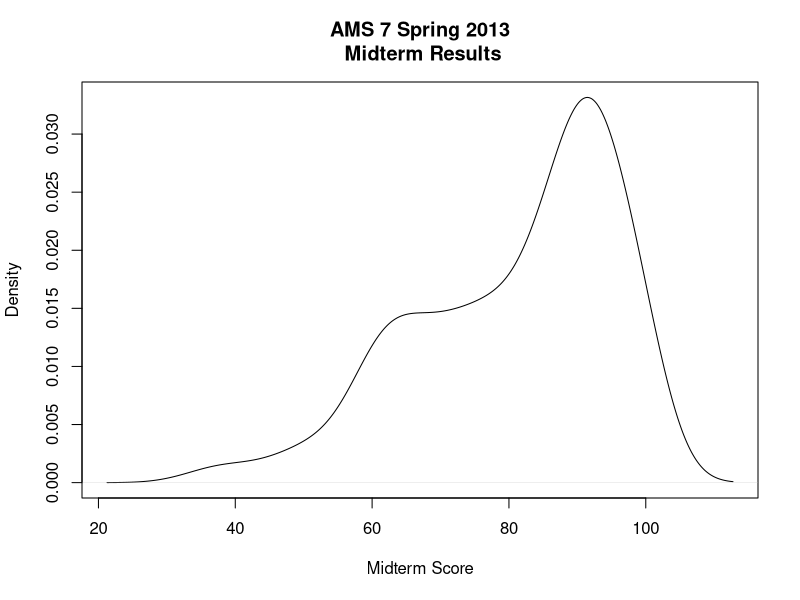
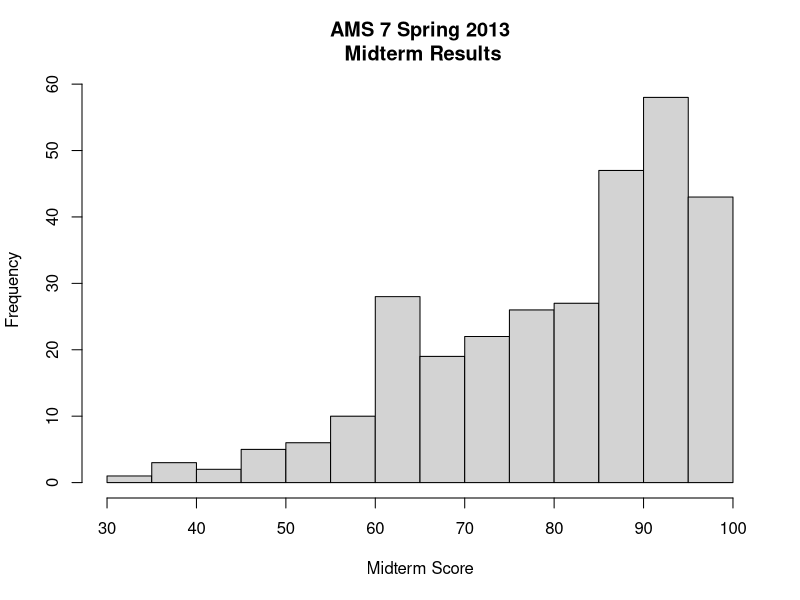

These figures' R source, in order:
rm(list=ls())

data=read.csv(file="grades.csv",head=TRUE,sep=",")

dev.new()
plot(density(data$Midterm..100.),
	xlab='Midterm Score',
	main='AMS 7 Spring 2013\n Midterm Results')

dev.new()
hist(data$Midterm..100., breaks=20,
	xlab='Midterm Score',
	main='AMS 7 Spring 2013\n Midterm Results')